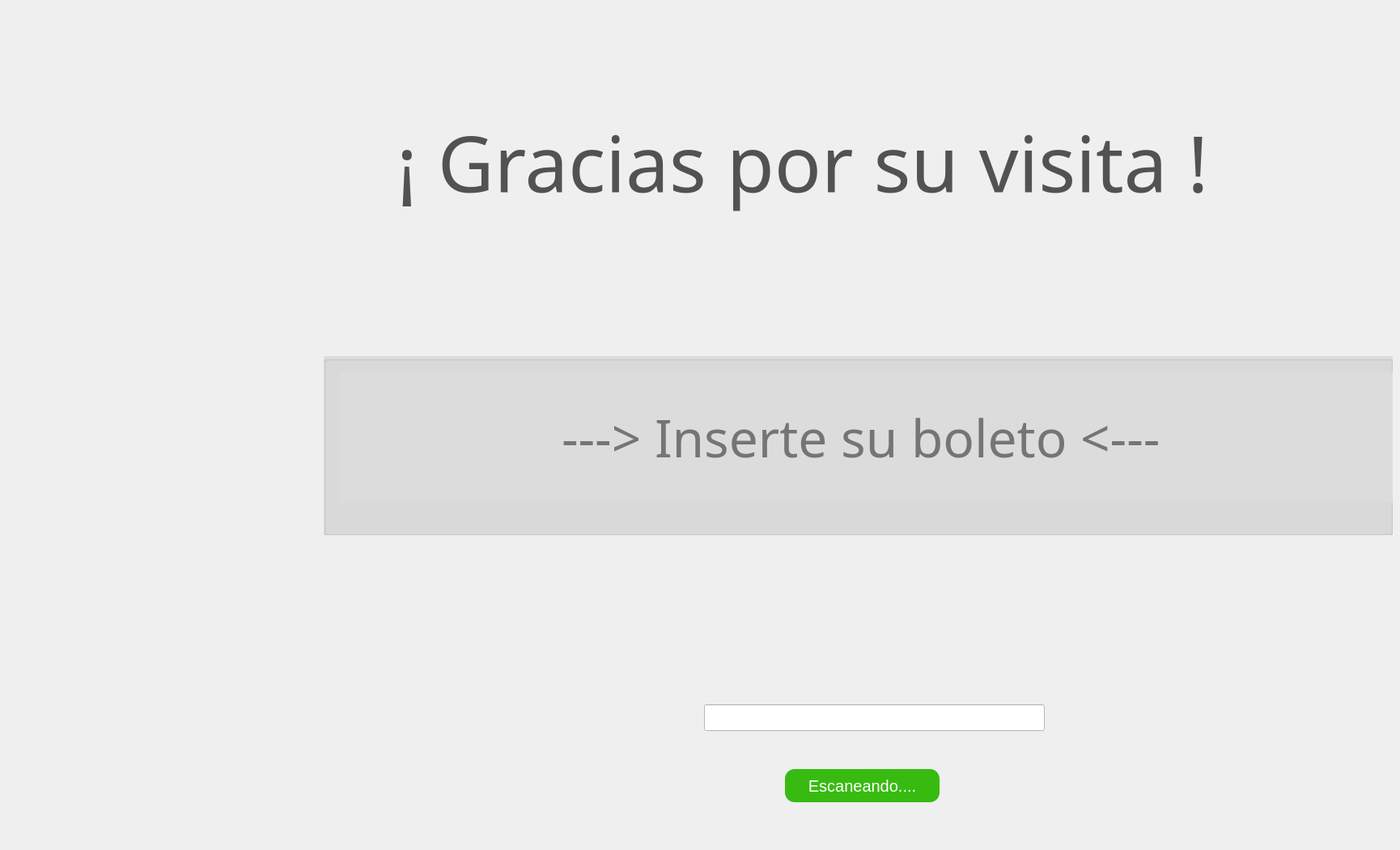
   <widget class="QWidget" name="page_5">
    <widget class="QLabel" name="label">
     <property name="geometry">
      <rect>
       <x>781</x>
       <y>570</y>
       <width>91</width>
       <height>81</height>
      </rect>
     </property>
     <property name="styleSheet">
      <string notr="true">background-color:transparent;</string>
     </property>
     <property name="text">
      <string/>
     </property>
     <property name="pixmap">
      <pixmap>../../../../../../../../../../../../../../../../../../../../../Downloads/image-2017-01-02.png</pixmap>
     </property>
    </widget>
    <widget class="QLabel" name="label_17">
     <property name="geometry">
      <rect>
       <x>490</x>
       <y>130</y>
       <width>1181</width>
       <height>141</height>
      </rect>
     </property>
     <property name="font">
      <font>
       <family>Sans</family>
       <pointsize>72</pointsize>
      </font>
     </property>
     <property name="styleSheet">
      <string notr="true">background-color:transparent;
color:rgb(101, 179, 0);
color:rgb(255, 255, 255);
color:rgb(82, 82, 82)</string>
     </property>
     <property name="text">
      <string>¡ Gracias por su visita !</string>
     </property>
    </widget>
    <widget class="QGroupBox" name="gcobrar_2">
     <property name="geometry">
      <rect>
       <x>400</x>
       <y>440</y>
       <width>1321</width>
       <height>221</height>
      </rect>
     </property>
     <property name="styleSheet">
      <string notr="true">background-color: rgb(128, 128, 128);
background-color:rgb(220, 220, 220);
</string>
     </property>
     <property name="title">
      <string/>
     </property>
     <widget class="QLabel" name="label_81">
      <property name="geometry">
       <rect>
        <x>-29</x>
        <y>-40</y>
        <width>251</width>
        <height>21</height>
       </rect>
      </property>
      <property name="font">
       <font>
        <family>Sans Serif</family>
        <pointsize>16</pointsize>
        <weight>75</weight>
        <italic>false</italic>
        <bold>true</bold>
       </font>
      </property>
      <property name="styleSheet">
       <string notr="true">background-color:transparent;
color:rgb(101, 179, 0)</string>
      </property>
      <property name="text">
       <string/>
      </property>
     </widget>
     <widget class="QWidget" name="layoutWidget_33">
      <property name="geometry">
       <rect>
        <x>20</x>
        <y>20</y>
        <width>1301</width>
        <height>161</height>
       </rect>
      </property>
      <layout class="QGridLayout" name="gridLayout_32">
       <item row="0" column="0">
        <spacer name="horizontalSpacer_69">
         <property name="orientation">
          <enum>Qt::Horizontal</enum>
         </property>
         <property name="sizeHint" stdset="0">
          <size>
           <width>40</width>
           <height>20</height>
          </size>
         </property>
        </spacer>
       </item>
       <item row="0" column="3">
        <widget class="QLabel" name="label_53">
         <property name="text">
          <string/>
         </property>
        </widget>
       </item>
       <item row="0" column="2">
        <spacer name="horizontalSpacer_68">
         <property name="orientation">
          <enum>Qt::Horizontal</enum>
         </property>
         <property name="sizeHint" stdset="0">
          <size>
           <width>40</width>
           <height>20</height>
          </size>
         </property>
        </spacer>
       </item>
       <item row="0" column="1">
        <widget class="QLabel" name="lboleto">
         <property name="font">
          <font>
           <family>Sans</family>
           <pointsize>48</pointsize>
          </font>
         </property>
         <property name="styleSheet">
          <string notr="true">background-color:transparent;
color:rgb(117, 117, 117)</string>
         </property>
         <property name="lineWidth">
          <number>3</number>
         </property>
         <property name="text">
          <string>---&gt; Inserte su boleto &lt;---</string>
         </property>
        </widget>
       </item>
      </layout>
     </widget>
    </widget>
    <widget class="QPushButton" name="bcam">
     <property name="enabled">
      <bool>true</bool>
     </property>
     <property name="geometry">
      <rect>
       <x>-60</x>
       <y>-70</y>
       <width>71</width>
       <height>81</height>
      </rect>
     </property>
     <property name="font">
      <font>
       <family>Roboto Condensed</family>
       <pointsize>24</pointsize>
       <weight>50</weight>
       <italic>false</italic>
       <bold>false</bold>
       <underline>false</underline>
      </font>
     </property>
     <property name="styleSheet">
      <string notr="true">color:rgb(255, 255, 255);
color:rgb(255, 255, 255);
border-radius:20%</string>
     </property>
     <property name="text">
      <string/>
     </property>
     <property name="icon">
      <iconset>
       <normaloff>../../../../.designer/backup/iconos/nums.png</normaloff>../../../../.designer/backup/iconos/nums.png</iconset>
     </property>
     <property name="iconSize">
      <size>
       <width>72</width>
       <height>72</height>
      </size>
     </property>
    </widget>
    <widget class="QLabel" name="label_55">
     <property name="geometry">
      <rect>
       <x>0</x>
       <y>70</y>
       <width>131</width>
       <height>31</height>
      </rect>
     </property>
     <property name="font">
      <font>
       <family>Roboto</family>
       <pointsize>14</pointsize>
       <weight>50</weight>
       <italic>false</italic>
       <bold>false</bold>
      </font>
     </property>
     <property name="styleSheet">
      <string notr="true">background-color:transparent;
color:rgb(255, 255, 255);</string>
     </property>
     <property name="lineWidth">
      <number>3</number>
     </property>
     <property name="text">
      <string/>
     </property>
    </widget>
    <widget class="QPushButton" name="bcamara">
     <property name="geometry">
      <rect>
       <x>970</x>
       <y>950</y>
       <width>191</width>
       <height>41</height>
      </rect>
     </property>
     <property name="font">
      <font>
       <pointsize>15</pointsize>
      </font>
     </property>
     <property name="styleSheet">
      <string notr="true">background-color: rgb(138, 12, 22);
color: rgb(255, 255, 255);
background-color:rgb(55, 187, 17);
border-radius:12%;</string>
     </property>
     <property name="text">
      <string>Escaneando....</string>
     </property>
    </widget>
    <widget class="QPushButton" name="bapagar">
     <property name="geometry">
      <rect>
       <x>1610</x>
       <y>980</y>
       <width>61</width>
       <height>61</height>
      </rect>
     </property>
     <property name="styleSheet">
      <string notr="true">background-color: rgb(138, 12, 22);
color: rgb(255, 255, 255);
background-color:transparent;
border-radius:20%;</string>
     </property>
     <property name="text">
      <string/>
     </property>
     <property name="icon">
      <iconset>
       <normaloff>../../iconos/i3.png</normaloff>../../iconos/i3.png</iconset>
     </property>
     <property name="iconSize">
      <size>
       <width>50</width>
       <height>50</height>
      </size>
     </property>
    </widget>
    <widget class="QPushButton" name="breiniciar">
     <property name="geometry">
      <rect>
       <x>1540</x>
       <y>990</y>
       <width>61</width>
       <height>51</height>
      </rect>
     </property>
     <property name="styleSheet">
      <string notr="true">background-color: rgb(138, 12, 22);
color: rgb(255, 255, 255);
background-color:transparent;
border-radius:20%;</string>
     </property>
     <property name="text">
      <string/>
     </property>
     <property name="icon">
      <iconset>
       <normaloff>../../iconos/i2.png</normaloff>../../iconos/i2.png</iconset>
     </property>
     <property name="iconSize">
      <size>
       <width>50</width>
       <height>50</height>
      </size>
     </property>
    </widget>
    <widget class="QPushButton" name="balza">
     <property name="geometry">
      <rect>
       <x>940</x>
       <y>260</y>
       <width>171</width>
       <height>151</height>
      </rect>
     </property>
     <property name="styleSheet">
      <string notr="true">background-color: rgb(138, 12, 22);
color: rgb(255, 255, 255);
background-color:transparent;
border-radius:20%;</string>
     </property>
     <property name="text">
      <string/>
     </property>
     <property name="icon">
      <iconset>
       <normaloff>../../cajeroF/iconos/information-button.png</normaloff>../../cajeroF/iconos/information-button.png</iconset>
     </property>
     <property name="iconSize">
      <size>
       <width>50</width>
       <height>50</height>
      </size>
     </property>
    </widget>
    <widget class="QPushButton" name="bpanelconf">
     <property name="geometry">
      <rect>
       <x>1630</x>
       <y>40</y>
       <width>61</width>
       <height>51</height>
      </rect>
     </property>
     <property name="styleSheet">
      <string notr="true">background-color: rgb(138, 12, 22);
color: rgb(255, 255, 255);
background-color:transparent;
border-radius:20%;</string>
     </property>
     <property name="text">
      <string/>
     </property>
     <property name="icon">
      <iconset>
       <normaloff>../../iconos/config.png</normaloff>../../iconos/config.png</iconset>
     </property>
     <property name="iconSize">
      <size>
       <width>50</width>
       <height>50</height>
      </size>
     </property>
    </widget>
    <widget class="QLineEdit" name="lscan">
     <property name="geometry">
      <rect>
       <x>870</x>
       <y>870</y>
       <width>421</width>
       <height>33</height>
      </rect>
     </property>
     <property name="styleSheet">
      <string notr="true">color:rrgb(255,255,255);
background-color:white</string>
     </property>
     <property name="text">
      <string/>
     </property>
    </widget>
    <zorder>gcobrar_2</zorder>
    <zorder>label</zorder>
    <zorder>label_17</zorder>
    <zorder>bcam</zorder>
    <zorder>label_55</zorder>
    <zorder>bcamara</zorder>
    <zorder>bapagar</zorder>
    <zorder>breiniciar</zorder>
    <zorder>balza</zorder>
    <zorder>bpanelconf</zorder>
    <zorder>lscan</zorder>
   </widget>
